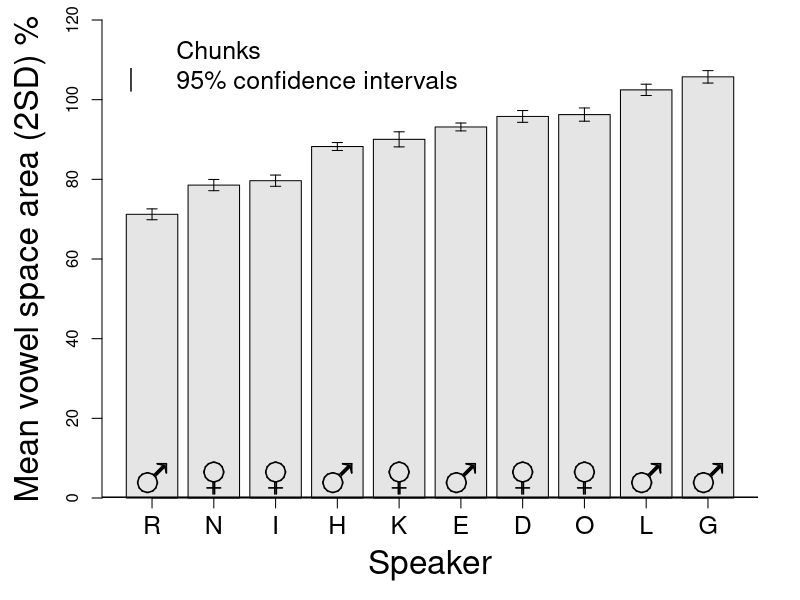

This figure's R source:
# R
#
# Copyright: 2017-2018, R.J.J.H. van Son and the Netherlands Cancer Institute
# License: GNU GPL v2 or later
# email: r.v.son@nki.nl
#
library(ggplot2)
# A4 size in Inches
OutputWidth <-  11.692;
OutputHeight <- 7.5;
#
filename <- "CorpusChunksArea_hist.pdf"

se <- function(x) sqrt(var(x)/length(x))
ci <- function(x) {if(length(x)>3) {t <- t.test(x); (t$conf.int[[2]]- t$conf.int[[1]])/2} else 0 }

VowelTable <- read.table("IFA_chunks_dataFM_Robust.tsv", header = TRUE, sep = "\t", na.strings = "-");
VowelTable$VowelDensity <- VowelTable$N/VowelTable$Duration
AverageVowels <- aggregate(cbind(Area1, Area2, N, i.dist, u.dist, a.dist, Duration, VowelDensity)~Speaker+Sex+Style+Session, data=VowelTable, mean);
SdevVowels <- aggregate(cbind(Area1, Area2, N, i.dist, u.dist, a.dist, Duration, VowelDensity)~Speaker+Sex+Style+Session, data=VowelTable, sd);

AverageSpeakerVowels <- aggregate(cbind(Area1, Area2, N, i.dist, u.dist, a.dist, Duration, VowelDensity)~Speaker, data=VowelTable, mean);
SdevSpeakerVowels <- aggregate(cbind(Area1, Area2, N, i.dist, u.dist, a.dist, Duration, VowelDensity)~Speaker, data=VowelTable, sd);
SerrSpeakerVowels <- aggregate(cbind(Area1, Area2, N, i.dist, u.dist, a.dist, Duration, VowelDensity)~Speaker, data=VowelTable, se);
CintSpeakerVowels <- aggregate(cbind(Area1, Area2, N, i.dist, u.dist, a.dist, Duration, VowelDensity)~Speaker, data=VowelTable, ci);
NSpeakerVowels <- aggregate(cbind(Area1, Area2, N, i.dist, u.dist, a.dist, Duration, VowelDensity)~Speaker, data=VowelTable, length);
AverageSpeakerVowels$Symbol = '\\VE'
AverageSpeakerVowels[AverageSpeakerVowels$Speaker %in% c("R", "K", "H", "D", "O"), ]$Symbol = '\\MA'

AverageAllVowels <- aggregate(cbind(Area1, Area2, N, i.dist, u.dist, a.dist, Duration, VowelDensity)~Style, data=VowelTable, mean);
SdAllVowels <- aggregate(cbind(Area1, Area2, N, i.dist, u.dist, a.dist, Duration, VowelDensity)~Style, data=VowelTable, sd);
SeAllVowels <- aggregate(cbind(Area1, Area2, N, i.dist, u.dist, a.dist, Duration, VowelDensity)~Style, data=VowelTable, se);
CiAllVowels <- aggregate(cbind(Area1, Area2, N, i.dist, u.dist, a.dist, Duration, VowelDensity)~Style, data=VowelTable, ci);


# Plot averages per speaker by style
VowelTable$Style <- factor(VowelTable$Style, levels=c("I", "R", "T", "S", "W", "Y"), ordered=T);
VowelTable$StyleNum <- factor(VowelTable$Style, levels=c("I", "R", "T", "S", "W", "Y"), ordered=T);

# Plot figure
pdf(filename, width=OutputWidth, height=OutputHeight, useDingbats=FALSE);

SpeakerList <- c("N","I","G","L","E","R","K","H", "D", "O")
colorlist <- c("darkgreen", "darkred", "darkblue", "deeppink4", "green", "blue", "red", "deeppink", "gold4", "darkolivegreen")
i <- 1

# Average
par(mai=c(1.02,1.02,0.2,0.42))
par(family="Helvetica")
x <- barplot(sort(AverageSpeakerVowels$Area2), ylim=c(0, 120), ylab="Mean vowel space area (2SD) %", xlab="Speaker", cex.lab=2, col="gray90")

segments(x, AverageSpeakerVowels[order(AverageSpeakerVowels$Area2),]$Area2-CintSpeakerVowels[order(AverageSpeakerVowels$Area2),]$Area2/2, x, AverageSpeakerVowels[order(AverageSpeakerVowels$Area2),]$Area2+CintSpeakerVowels[order(AverageSpeakerVowels$Area2),]$Area2/2)
segments(x-0.1, AverageSpeakerVowels[order(AverageSpeakerVowels$Area2),]$Area2+CintSpeakerVowels[order(AverageSpeakerVowels$Area2),]$Area2/2, x+0.1, AverageSpeakerVowels[order(AverageSpeakerVowels$Area2),]$Area2+CintSpeakerVowels[order(AverageSpeakerVowels$Area2),]$Area2/2)
segments(x-0.1, AverageSpeakerVowels[order(AverageSpeakerVowels$Area2),]$Area2-CintSpeakerVowels[order(AverageSpeakerVowels$Area2),]$Area2/2, x+0.1, AverageSpeakerVowels[order(AverageSpeakerVowels$Area2),]$Area2-CintSpeakerVowels[order(AverageSpeakerVowels$Area2),]$Area2/2)

text(x, 5, cex=3, col="black", labels=AverageSpeakerVowels$Symbol,vfont=c("sans serif","bold"))

axis(side=1, labels=as.character(AverageSpeakerVowels[order(AverageSpeakerVowels$Area2),"Speaker"]), at=x, cex.axis=1.5)
abline(h=0, lwd=3)
legend("topleft", c("Chunks", "95% confidence intervals"), pch=c(26, 124), pt.bg="white", col=c("black"), bty="n", cex=1.5, pt.cex=1.5, lty=c(0), lwd=4)

dev.off(dev.cur())
